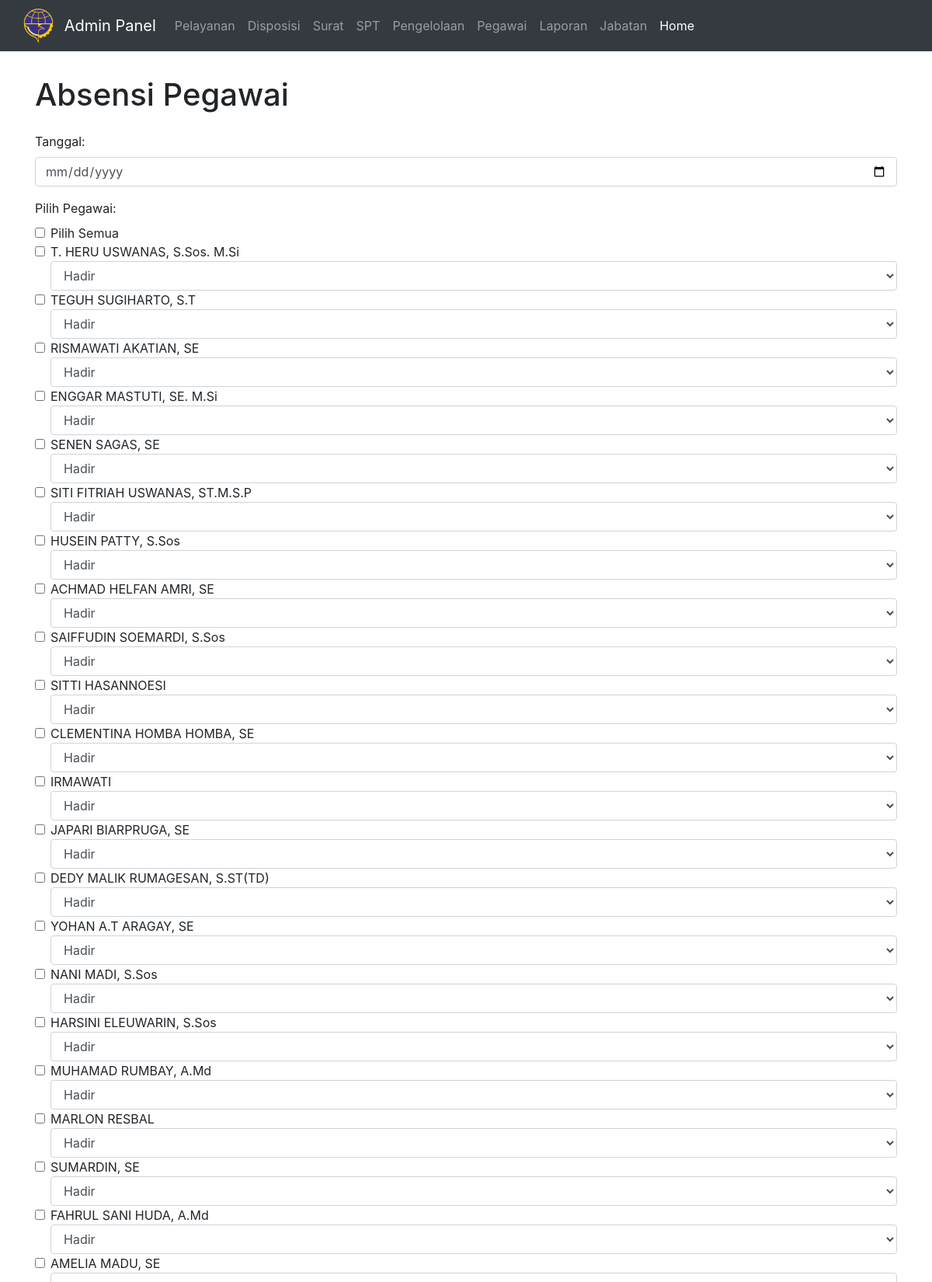
The page /umum/admin/absensi.php (upper part) on the database its author committed.
### tables this page shows
CREATE TABLE `pegawai` (
  `id` int NOT NULL,
  `nama` varchar(100) NOT NULL,
  `pangkat` varchar(50) NOT NULL,
  `nip` varchar(50) NOT NULL,
  `jabatan` varchar(100) NOT NULL,
  `seksi` varchar(100) DEFAULT NULL,
  `bidang` varchar(50) NOT NULL
);

### umum/admin/absensi.php (the view, shortened to what this page needs)
<?php
require_once '../../config.php';
$query_pegawai = "SELECT id, nama FROM pegawai";
$stmt = $koneksi->prepare($query_pegawai);
$stmt->execute();
$result_pegawai = $stmt->get_result();
$pegawai_list = [];
if ($result_pegawai && $result_pegawai->num_rows > 0) {
    while ($row_pegawai = $result_pegawai->fetch_assoc()) {
        $pegawai_list[] = $row_pegawai;
    }
}
?>
<?php include_once 'header.php'; ?>
<div class="container mt-5">
    <h1 class="mb-4">Absensi Pegawai</h1>
    <form action="<?php echo htmlspecialchars($_SERVER["PHP_SELF"]); ?>" method="post">
        <div class="form-group">
            <label for="tanggal">Tanggal:</label>
            <input type="date" class="form-control" id="tanggal" name="tanggal" required>
        </div>
        <div class="form-group">
            <label>Pilih Pegawai:</label>
            <div class="form-check">
                <input class="form-check-input" type="checkbox" id="select-all">
                <label class="form-check-label" for="select-all">Pilih Semua</label>
            </div>
            <div>
                <?php foreach ($pegawai_list as $pegawai) : ?>
                    <div class="form-check">
                        <input class="form-check-input" type="checkbox" name="pegawai[]" value="<?php echo htmlspecialchars($pegawai['id']); ?>" id="pegawai_<?php echo htmlspecialchars($pegawai['id']); ?>">
                        <label class="form-check-label" for="pegawai_<?php echo htmlspecialchars($pegawai['id']); ?>">
                            <?php echo htmlspecialchars($pegawai['nama']); ?>
                        </label>
                        <select class="form-control" name="status_<?php echo htmlspecialchars($pegawai['id']); ?>">
                            <option value="hadir">Hadir</option>
                        </select>
                    </div>
                <?php endforeach; ?>
            </div>
        </div>
    </form>
</div>
</body>
</html>

### rows shown on the page
pegawai: nama "T. HERU USWANAS, S.Sos. M.Si", id "Hadir"
pegawai: nama "TEGUH SUGIHARTO, S.T", id "Hadir"
pegawai: nama "RISMAWATI AKATIAN, SE", id "Hadir"
pegawai: nama "ENGGAR MASTUTI, SE. M.Si", id "Hadir"
pegawai: nama "SENEN SAGAS, SE", id "Hadir"
pegawai: nama "SITI FITRIAH USWANAS, ST.M.S.P", id "Hadir"
pegawai: nama "HUSEIN PATTY, S.Sos", id "Hadir"
pegawai: nama "ACHMAD HELFAN AMRI, SE", id "Hadir"
pegawai: nama "SAIFFUDIN SOEMARDI, S.Sos", id "Hadir"
pegawai: nama "SITTI HASANNOESI", id "Hadir"
pegawai: nama "CLEMENTINA HOMBA HOMBA, SE", id "Hadir"
pegawai: nama "IRMAWATI", id "Hadir"
pegawai: nama "JAPARI BIARPRUGA, SE", id "Hadir"
pegawai: nama "DEDY MALIK RUMAGESAN, S.ST(TD)", id "Hadir"
pegawai: nama "YOHAN A.T ARAGAY, SE", id "Hadir"
pegawai: nama "NANI MADI, S.Sos", id "Hadir"
pegawai: nama "HARSINI ELEUWARIN, S.Sos", id "Hadir"
pegawai: nama "MUHAMAD RUMBAY, A.Md", id "Hadir"
pegawai: nama "MARLON RESBAL", id "Hadir"
pegawai: nama "SUMARDIN, SE", id "Hadir"
pegawai: nama "FAHRUL SANI HUDA, A.Md", id "Hadir"
pegawai: nama "AMELIA MADU, SE", id "Hadir"
